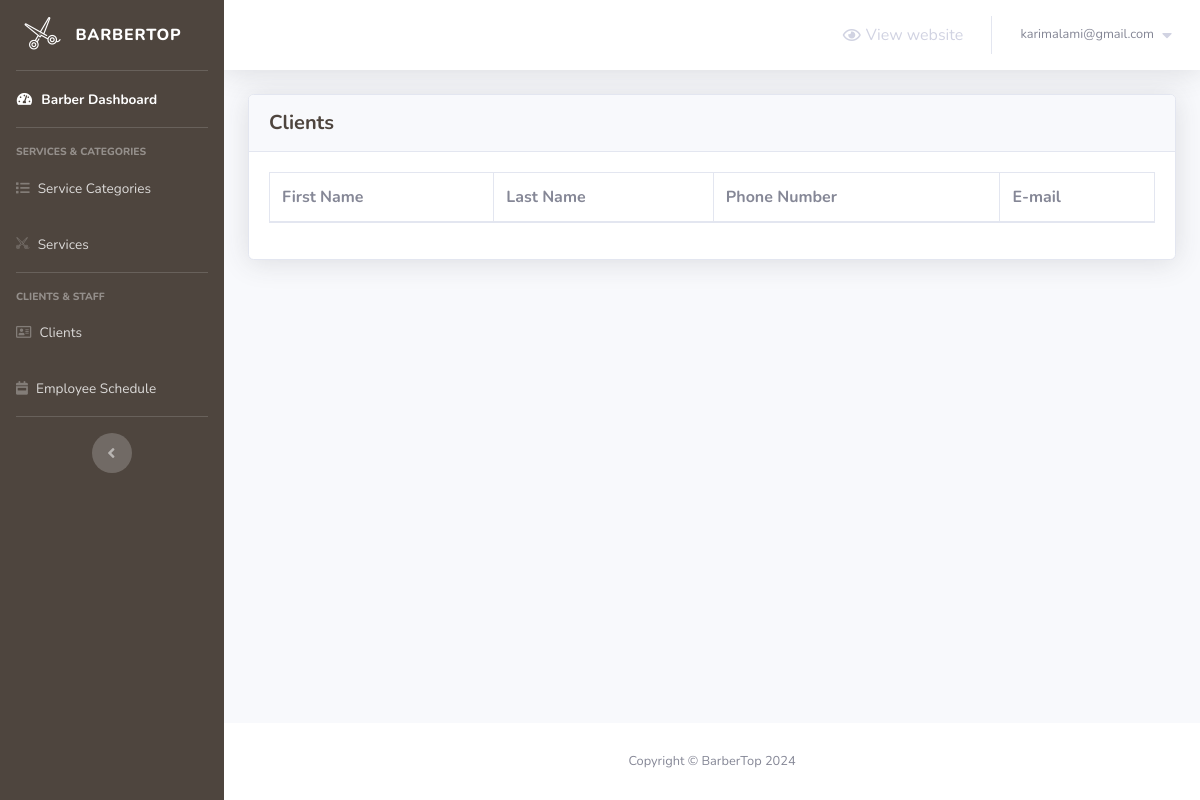
Page /barber/clients.php (signed in) on the earlier database version.
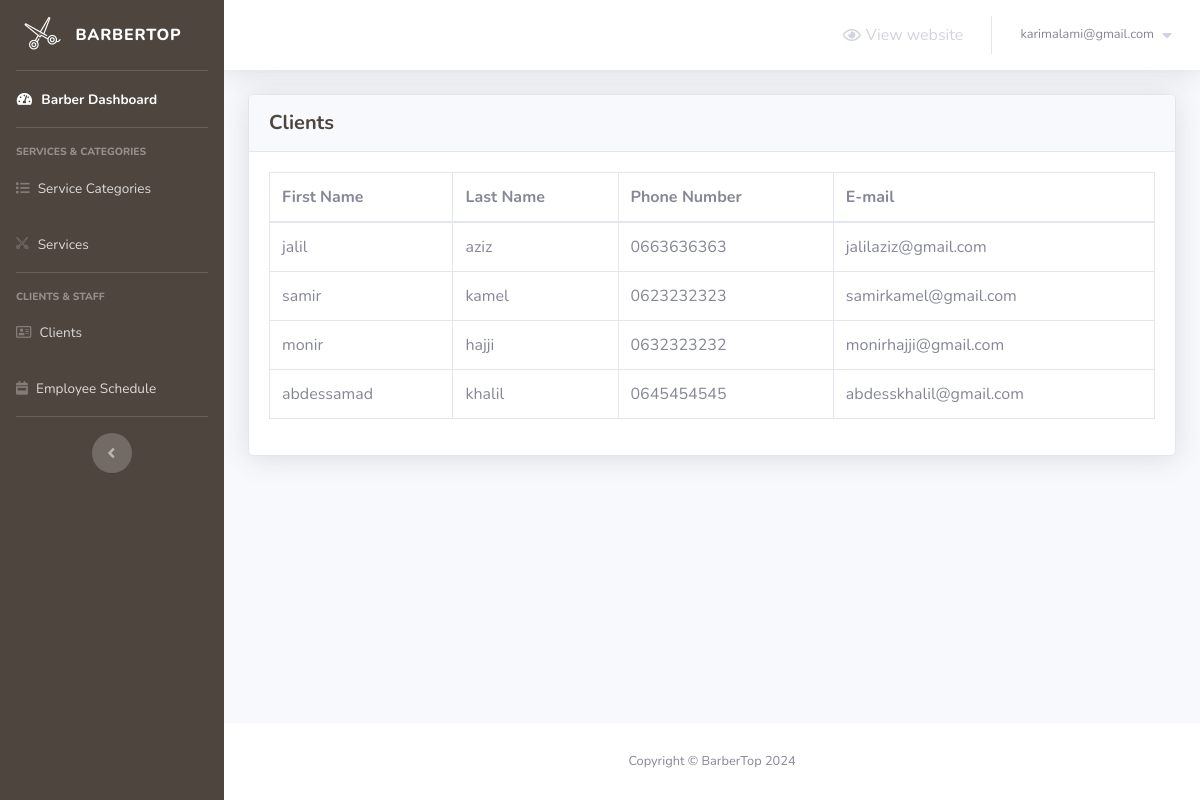
Same page on the later database version.
### tables this page shows
CREATE TABLE `clients` (
  `client_id` int(5) NOT NULL,
  `first_name` varchar(30) NOT NULL,
  `last_name` varchar(30) NOT NULL,
  `phone_number` varchar(30) NOT NULL,
  `client_email` varchar(50) NOT NULL,
  `employee_id` int(11) NOT NULL
);

### barber/clients.php (the view, shortened to what this page needs)
<?php
    include 'connect.php';
    include 'Includes/header.php';
    if(isset($_SESSION['email_barbertop']) && isset($_SESSION['password_barbertop']))
    {
?>
<div class="container-fluid">
    <?php
        $employee_id = $_SESSION['employee_id_barbertop'];
        $stmt = $con->prepare("SELECT * FROM clients WHERE employee_id= $employee_id");
        $stmt->execute();
        $rows_clients = $stmt->fetchAll();
    ?>
    <div class="card shadow mb-4">
        <div class="card-header py-3">
            <h5 class="m-0 font-weight-bold text-primary">Clients</h5>
        </div>
        <div class="card-body">
            <div class="table-responsive">
                <table class="table table-bordered">
                    <thead>
                        <tr>
                            <th scope="col">First Name</th>
                            <th scope="col">Last Name</th>
                            <th scope="col">Phone Number</th>
                            <th scope="col">E-mail</th>
                        </tr>
                    </thead>
                    <tbody>
                        <?php
                        foreach($rows_clients as $client)
                        {
                            echo "<tr>";
                                echo "<td>";
                                    echo $client['first_name'];
                                echo "</td>";
                                echo "<td>";
                                    echo $client['last_name'];
                                echo "</td>";
                                echo "<td>";
                                    echo $client['phone_number'];
                                echo "</td>";
                                echo "<td>";
                                    echo $client['client_email'];
                                echo "</td>";
                            echo "</tr>";
                        }
                        ?>
                    </tbody>
                </table>
            </div>
        </div>
    </div>
</div>
<?php
        include 'Includes/footer.php';
    }
    else
    {
        header('Location: login.php');
        exit();
    }
?>

Differences in the rows shown:
added clients: first_name "jalil", last_name "aziz", phone_number "0663636363", client_email "jalilaziz@gmail.com"
added clients: first_name "samir", last_name "kamel", phone_number "0623232323", client_email "samirkamel@gmail.com"
added clients: first_name "monir", last_name "hajji", phone_number "0632323232", client_email "monirhajji@gmail.com"
added clients: first_name "abdessamad", last_name "khalil", phone_number "0645454545", client_email "abdesskhalil@gmail.com"
